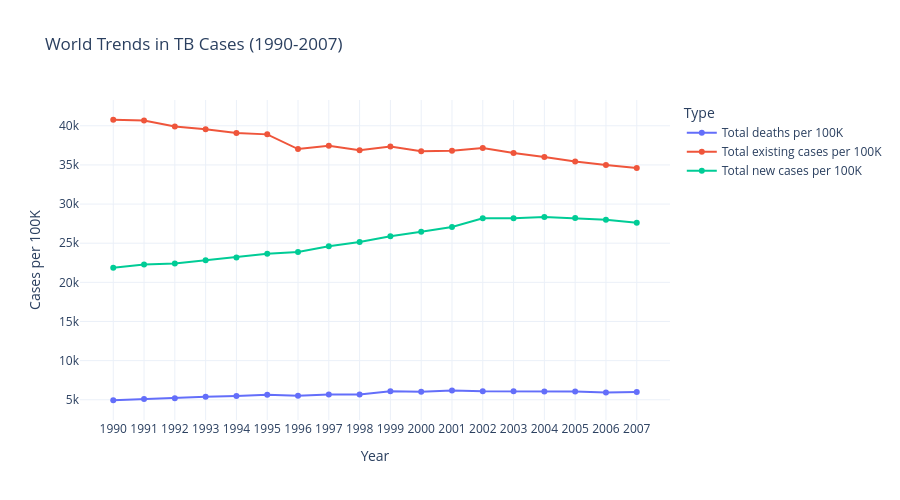

Source (notebook cell):
### Code cell
world_trends_reset = world_trends.reset_index().rename(columns={'index': 'Year'})
world_trends_melted = world_trends_reset.melt(id_vars='Year', var_name='Type', value_name='Cases per 100K')
world_trends_melted['Year'] = world_trends_melted['Year'].astype(str)

fig = px.line(
    world_trends_melted,
    x='Year',
    y='Cases per 100K',
    color='Type',
    title='World Trends in TB Cases (1990-2007)',
    markers=True,
    hover_name='Type',
    labels={'Year': 'Year', 'Cases per 100K': 'Cases per 100K'}
)

fig.update_layout(
    hovermode='x unified',
    height=500,
    template='plotly_white',
    font=dict(size=12)
)

fig.show()

### Figure 1 — Plotly figure (JSON) as saved in the notebook; plotly's stock layout.template omitted (floating-point values rounded to 4 significant figures)
{"data": [{"hovertemplate": "<b>%{hovertext}</b><br><br>Type=Total deaths per 100K<br>Year=%{x}<br>Cases per 100K=%{y}<extra></extra>", "hovertext": ["Total deaths per 100K", "Total deaths per 100K", "Total deaths per 100K", "Total deaths per 100K", "Total deaths per 100K", "Total deaths per 100K", "Total deaths per 100K", "Total deaths per 100K", "Total deaths per 100K", "Total deaths per 100K", "Total deaths per 100K", "Total deaths per 100K", "Total deaths per 100K", "Total deaths per 100K", "Total deaths per 100K", "Total deaths per 100K", "Total deaths per 100K", "Total deaths per 100K"], "legendgroup": "Total deaths per 100K", "line": {"color": "#636efa", "dash": "solid"}, "marker": {"symbol": "circle"}, "mode": "lines+markers", "name": "Total deaths per 100K", "orientation": "v", "showlegend": true, "type": "scatter", "x": ["1990", "1991", "1992", "1993", "1994", "1995", "1996", "1997", "1998", "1999", "2000", "2001", "2002", "2003", "2004", "2005", "2006", "2007"], "xaxis": "x", "y": [4938.0, 5108.0, 5194.0, 5372.0, 5471.0, 5655.0, 5502.0, 5658.0, 5666.0, 6074.0, 6019.0, 6198.0, 6074.0, 6087.0, 6042.0, 6051.0, 5943.0, 6007.0], "yaxis": "y"}, {"hovertemplate": "<b>%{hovertext}</b><br><br>Type=Total existing cases per 100K<br>Year=%{x}<br>Cases per 100K=%{y}<extra></extra>", "hovertext": ["Total existing cases per 100K", "Total existing cases per 100K", "Total existing cases per 100K", "Total existing cases per 100K", "Total existing cases per 100K", "Total existing cases per 100K", "Total existing cases per 100K", "Total existing cases per 100K", "Total existing cases per 100K", "Total existing cases per 100K", "Total existing cases per 100K", "Total existing cases per 100K", "Total existing cases per 100K", "Total existing cases per 100K", "Total existing cases per 100K", "Total existing cases per 100K", "Total existing cases per 100K", "Total existing cases per 100K"], "legendgroup": "Total existing cases per 100K", "line": {"color": "#EF553B", "dash": "solid"}, "marker": {"symbol": "circle"}, "mode": "lines+markers", "name": "Total existing cases per 100K", "orientation": "v", "showlegend": true, "type": "scatter", "x": ["1990", "1991", "1992", "1993", "1994", "1995", "1996", "1997", "1998", "1999", "2000", "2001", "2002", "2003", "2004", "2005", "2006", "2007"], "xaxis": "x", "y": [40770.0, 40670.0, 39910.0, 39570.0, 39070.0, 38900.0, 37030.0, 37460.0, 36870.0, 37360.0, 36750.0, 36800.0, 37160.0, 36520.0, 36000.0, 35440.0, 34990.0, 34620.0], "yaxis": "y"}, {"hovertemplate": "<b>%{hovertext}</b><br><br>Type=Total new cases per 100K<br>Year=%{x}<br>Cases per 100K=%{y}<extra></extra>", "hovertext": ["Total new cases per 100K", "Total new cases per 100K", "Total new cases per 100K", "Total new cases per 100K", "Total new cases per 100K", "Total new cases per 100K", "Total new cases per 100K", "Total new cases per 100K", "Total new cases per 100K", "Total new cases per 100K", "Total new cases per 100K", "Total new cases per 100K", "Total new cases per 100K", "Total new cases per 100K", "Total new cases per 100K", "Total new cases per 100K", "Total new cases per 100K", "Total new cases per 100K"], "legendgroup": "Total new cases per 100K", "line": {"color": "#00cc96", "dash": "solid"}, "marker": {"symbol": "circle"}, "mode": "lines+markers", "name": "Total new cases per 100K", "orientation": "v", "showlegend": true, "type": "scatter", "x": ["1990", "1991", "1992", "1993", "1994", "1995", "1996", "1997", "1998", "1999", "2000", "2001", "2002", "2003", "2004", "2005", "2006", "2007"], "xaxis": "x", "y": [21860.0, 22290.0, 22420.0, 22840.0, 23180.0, 23640.0, 23880.0, 24610.0, 25150.0, 25880.0, 26460.0, 27060.0, 28190.0, 28190.0, 28350.0, 28220.0, 28000.0, 27610.0], "yaxis": "y"}], "layout": {"font": {"size": 12}, "height": 500, "hovermode": "x unified", "legend": {"title": {"text": "Type"}, "tracegroupgap": 0}, "title": {"text": "World Trends in TB Cases (1990-2007)"}, "xaxis": {"anchor": "y", "domain": [0, 1], "title": {"text": "Year"}}, "yaxis": {"anchor": "x", "domain": [0, 1], "title": {"text": "Cases per 100K"}}}}
